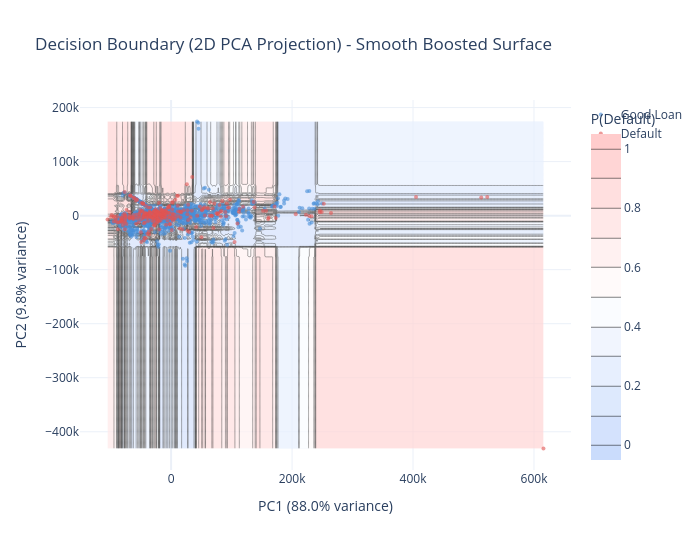

The cell this chart's notebook holds for it:
### Markdown cell above
---
## 11. Decision Boundary (2D PCA Projection)

### Code cell
from sklearn.decomposition import PCA

# Transform and reduce to 2D
X_train_transformed = prep_tree.fit_transform(X_train)
X_test_transformed = prep_tree.transform(X_test)
pca = PCA(n_components=2, random_state=RANDOM_STATE)
X_train_2d = pca.fit_transform(X_train_transformed)
X_test_2d = pca.transform(X_test_transformed)

# Train GB on 2D
gb_2d = GradientBoostingClassifier(
    loss="log_loss",
    n_estimators=best_gb.named_steps["clf"].n_estimators,
    learning_rate=best_gb.named_steps["clf"].learning_rate,
    max_depth=best_gb.named_steps["clf"].max_depth,
    min_samples_leaf=best_gb.named_steps["clf"].min_samples_leaf,
    subsample=best_gb.named_steps["clf"].subsample,
    random_state=RANDOM_STATE,
    init="zero",
)
gb_2d.fit(X_train_2d, y_train)

# Create mesh grid — fixed resolution to avoid memory blowup
grid_n = 300
x_min, x_max = X_test_2d[:, 0].min() - 1, X_test_2d[:, 0].max() + 1
y_min, y_max = X_test_2d[:, 1].min() - 1, X_test_2d[:, 1].max() + 1
xx, yy = np.meshgrid(np.linspace(x_min, x_max, grid_n), np.linspace(y_min, y_max, grid_n))
Z = gb_2d.predict_proba(np.c_[xx.ravel(), yy.ravel()])[:, 1].reshape(xx.shape)

fig_db = go.Figure()
fig_db.add_trace(go.Contour(
    x=np.linspace(x_min, x_max, grid_n), y=np.linspace(y_min, y_max, grid_n), z=Z,
    colorscale=[[0, COLORS["ice"]], [0.5, COLORS["white"]], [1, "#ffcccc"]],
    contours=dict(start=0, end=1, size=0.1),
    showscale=True, colorbar=dict(title="P(Default)"),
    opacity=0.7,
))
for label, color, name in [(0, COLORS["accent"], "Good Loan"), (1, COLORS["red"], "Default")]:
    mask = y_test == label
    fig_db.add_trace(go.Scatter(
        x=X_test_2d[mask, 0], y=X_test_2d[mask, 1],
        mode="markers", name=name,
        marker=dict(color=color, size=4, opacity=0.6),
    ))
fig_db.update_layout(
    title="Decision Boundary (2D PCA Projection) - Smooth Boosted Surface",
    xaxis_title=f"PC1 ({pca.explained_variance_ratio_[0]:.1%} variance)",
    yaxis_title=f"PC2 ({pca.explained_variance_ratio_[1]:.1%} variance)",
    height=550, width=700,
)
fig_db.show()
save_chart(fig_db, MODEL_SLUG, "decision_boundary_2d")

### Figure 1 — Plotly figure (JSON) as saved in the notebook; plotly's stock layout.template omitted (floating-point values rounded to 4 significant figures; data arrays with more than 128 entries replaced by an {"elided": "..."} marker saying what was removed)
{"data": [{"colorbar": {"title": {"text": "P(Default)"}}, "colorscale": [[0, "#CADCFC"], [0.5, "#ffffff"], [1, "#ffcccc"]], "contours": {"end": 1, "size": 0.1, "start": 0}, "opacity": 0.7, "showscale": true, "type": "contour", "x": {"elided": "300 float values"}, "y": {"elided": "300 float values"}, "z": {"elided": "300x300 float values"}}, {"marker": {"color": "#4A90D9", "opacity": 0.6, "size": 4}, "mode": "markers", "name": "Good Loan", "type": "scatter", "x": {"elided": "1193 float values"}, "y": {"elided": "1193 float values"}}, {"marker": {"color": "#E15554", "opacity": 0.6, "size": 4}, "mode": "markers", "name": "Default", "type": "scatter", "x": {"elided": "297 float values"}, "y": {"elided": "297 float values"}}], "layout": {"height": 550, "title": {"text": "Decision Boundary (2D PCA Projection) - Smooth Boosted Surface"}, "width": 700, "xaxis": {"title": {"text": "PC1 (88.0% variance)"}}, "yaxis": {"title": {"text": "PC2 (9.8% variance)"}}}}
